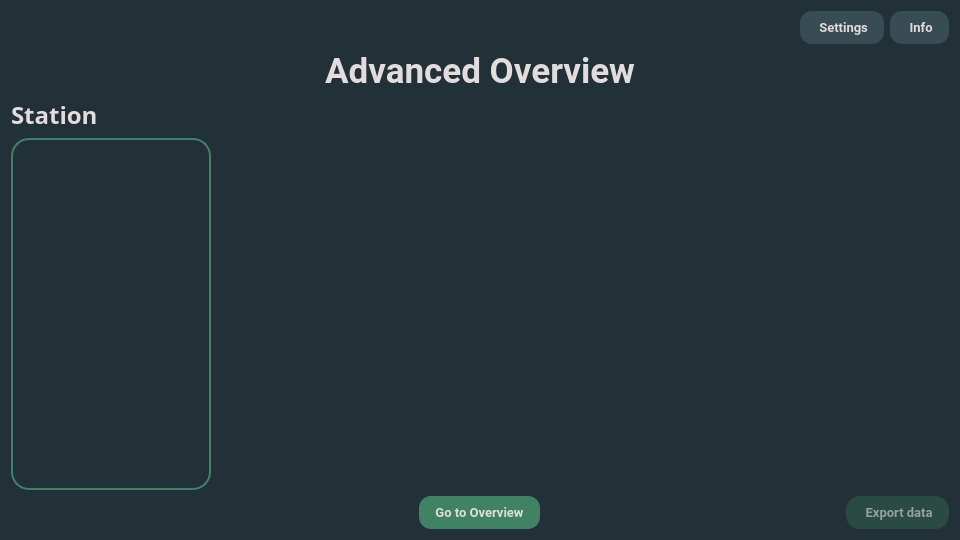
<?xml version="1.0" encoding="UTF-8"?>
<ui version="4.0">
 <class>AdvancedOverviewWidget</class>
 <widget class="QWidget" name="AdvancedOverviewWidget">
  <property name="geometry">
   <rect>
    <x>0</x>
    <y>0</y>
    <width>960</width>
    <height>540</height>
   </rect>
  </property>
  <property name="minimumSize">
   <size>
    <width>960</width>
    <height>540</height>
   </size>
  </property>
  <property name="windowTitle">
   <string>Form</string>
  </property>
  <property name="styleSheet">
   <string notr="true">QWidget#AdvancedOverviewWidget {
	background-color: rgb(34, 48, 56);
}

QPushButton {
	border-radius: 14px;
	padding-left: 16px;
	padding-right: 16px;
	padding-top: 8 px;
	padding-bottom: 8 px;
	color: rgb(226, 220, 220);
	background-color: rgb(56, 76, 83);
    }
</string>
  </property>
  <layout class="QVBoxLayout" name="verticalLayout">
   <item>
    <layout class="QHBoxLayout" name="horizontalLayout">
     <property name="spacing">
      <number>6</number>
     </property>
     <item>
      <spacer name="horizontalSpacer">
       <property name="orientation">
        <enum>Qt::Orientation::Horizontal</enum>
       </property>
       <property name="sizeHint" stdset="0">
        <size>
         <width>40</width>
         <height>20</height>
        </size>
       </property>
      </spacer>
     </item>
     <item>
      <widget class="QPushButton" name="pb_settings">
       <property name="font">
        <font>
         <family>Roboto</family>
         <pointsize>10</pointsize>
         <bold>true</bold>
        </font>
       </property>
       <property name="styleSheet">
        <string notr="true">QPushButton {
	border-radius: 12px;
	padding-left: 16px;
	padding-right: 16px;
	padding-top: 8 px;
	padding-bottom: 8 px;
	color: rgb(226, 220, 220);
	background-color: rgb(56, 76, 83);
    }

QPushButton:hover {
	background-color: rgb(50, 68, 74);
}

QPushButton:pressed {
	
	background-color: rgb(45, 61, 66);
}</string>
       </property>
       <property name="text">
        <string> Settings</string>
       </property>
       <property name="icon">
        <iconset resource="../icons/icons.qrc">
         <normaloff>:/Icons/settings.svg</normaloff>:/Icons/settings.svg</iconset>
       </property>
       <property name="iconSize">
        <size>
         <width>24</width>
         <height>24</height>
        </size>
       </property>
      </widget>
     </item>
     <item>
      <widget class="QPushButton" name="pb_info">
       <property name="font">
        <font>
         <family>Roboto</family>
         <pointsize>10</pointsize>
         <bold>true</bold>
        </font>
       </property>
       <property name="styleSheet">
        <string notr="true">QPushButton {
	border-radius: 12px;
	padding-left: 16px;
	padding-right: 16px;
	padding-top: 8 px;
	padding-bottom: 8 px;
	color: rgb(226, 220, 220);
	background-color: rgb(56, 76, 83);
    }

QPushButton:hover {
	background-color: rgb(50, 68, 74);
}

QPushButton:pressed {
	
	background-color: rgb(45, 61, 66);
}</string>
       </property>
       <property name="text">
        <string> Info</string>
       </property>
       <property name="icon">
        <iconset resource="../icons/icons.qrc">
         <normaloff>:/Icons/info.svg</normaloff>:/Icons/info.svg</iconset>
       </property>
       <property name="iconSize">
        <size>
         <width>24</width>
         <height>24</height>
        </size>
       </property>
      </widget>
     </item>
    </layout>
   </item>
   <item alignment="Qt::AlignmentFlag::AlignHCenter|Qt::AlignmentFlag::AlignTop">
    <widget class="QLabel" name="lb_title">
     <property name="font">
      <font>
       <family>Roboto</family>
       <pointsize>26</pointsize>
       <bold>true</bold>
      </font>
     </property>
     <property name="styleSheet">
      <string notr="true">QLabel#lb_title
{
color: rgb(226, 220, 220);
}</string>
     </property>
     <property name="text">
      <string>Advanced Overview</string>
     </property>
    </widget>
   </item>
   <item>
    <layout class="QHBoxLayout" name="horizontalLayout_4">
     <item>
      <widget class="QLabel" name="lb_station">
       <property name="font">
        <font>
         <family>Vitesco</family>
         <pointsize>18</pointsize>
         <bold>true</bold>
        </font>
       </property>
       <property name="styleSheet">
        <string notr="true">QLabel#lb_station
{
color: rgb(226, 220, 220);
}</string>
       </property>
       <property name="text">
        <string>Station</string>
       </property>
      </widget>
     </item>
     <item>
      <widget class="QLabel" name="lb_message">
       <property name="font">
        <font>
         <family>Roboto</family>
         <pointsize>12</pointsize>
         <italic>false</italic>
         <bold>false</bold>
        </font>
       </property>
       <property name="styleSheet">
        <string notr="true">QLabel {
    color: rgb(226, 220, 220);
    font: 12pt &quot;Roboto&quot;;
}</string>
       </property>
       <property name="text">
        <string/>
       </property>
      </widget>
     </item>
     <item>
      <widget class="QLabel" name="placeholder_2">
       <property name="text">
        <string/>
       </property>
      </widget>
     </item>
    </layout>
   </item>
   <item>
    <layout class="QHBoxLayout" name="horizontalLayout_2">
     <item>
      <widget class="QScrollArea" name="sa_radio_buttons">
       <property name="sizePolicy">
        <sizepolicy hsizetype="MinimumExpanding" vsizetype="Preferred">
         <horstretch>1</horstretch>
         <verstretch>0</verstretch>
        </sizepolicy>
       </property>
       <property name="minimumSize">
        <size>
         <width>200</width>
         <height>300</height>
        </size>
       </property>
       <property name="maximumSize">
        <size>
         <width>200</width>
         <height>16777215</height>
        </size>
       </property>
       <property name="styleSheet">
        <string notr="true">QWidget#sa_contents_buttons {
    background-color: rgb(34, 48, 56);
    border: 2px solid rgb(64, 130, 100);
    border-radius: 18px; /* Set the border radius for rounded corners */
    padding: 5px; /* Add some padding to ensure the contents do not touch the borders */
    margin: 0; /* Remove any default margin */
}

QScrollArea {
	background-color:rgba(0,0,0,0);
	border: none;
}

QRadioButton {
	font: 24pt Roboto;
	color: rgb(190, 190, 190);
    spacing: 12px;
}

QRadioButton::indicator {
    width: 24px;
    height: 24px;
	background-color: rgb(190, 190, 190);
	border-radius: 12px;
}

QRadioButton::indicator:checked {
   background-color: rgb(64, 130, 100);
}

QScrollBar:vertical {
    background-color: rgba(0, 0, 0, 0);
    width: 20px;
    margin: 10px 10px 10px 0px;  /* top right bottom left */
	border-radius: 15px;
}

QScrollBar::handle:vertical {
	background-color: rgb(44, 62, 72);
    border-radius: 5px;
}

QScrollBar::handle:vertical:hover {
   
	background-color: rgb(42, 59, 68);
}

QScrollBar::handle:vertical:pressed {
   background-color: rgb(34, 48, 56)
}

QScrollBar::add-line:vertical,
QScrollBar::sub-line:vertical {
    background-color: rgba(0, 0, 0, 0);
    height: 10px;
    subcontrol-position: top;
    subcontrol-origin: margin;
}

QScrollBar::add-page:vertical,
QScrollBar::sub-page:vertical {
    
	background-color: rgba(0, 0, 0, 0);
}</string>
       </property>
       <property name="widgetResizable">
        <bool>true</bool>
       </property>
       <widget class="QWidget" name="sa_contents_buttons">
        <property name="geometry">
         <rect>
          <x>0</x>
          <y>0</y>
          <width>200</width>
          <height>339</height>
         </rect>
        </property>
        <property name="styleSheet">
         <string notr="true">QWidget &gt; QRadioButton{
padding-left: 12px;
}</string>
        </property>
       </widget>
      </widget>
     </item>
     <item>
      <widget class="QLabel" name="placeholder_plots">
       <property name="sizePolicy">
        <sizepolicy hsizetype="MinimumExpanding" vsizetype="MinimumExpanding">
         <horstretch>0</horstretch>
         <verstretch>0</verstretch>
        </sizepolicy>
       </property>
       <property name="minimumSize">
        <size>
         <width>32</width>
         <height>10</height>
        </size>
       </property>
       <property name="maximumSize">
        <size>
         <width>200</width>
         <height>10</height>
        </size>
       </property>
       <property name="text">
        <string/>
       </property>
      </widget>
     </item>
     <item>
      <widget class="QScrollArea" name="sa_plots">
       <property name="minimumSize">
        <size>
         <width>760</width>
         <height>450</height>
        </size>
       </property>
       <property name="maximumSize">
        <size>
         <width>1700</width>
         <height>700</height>
        </size>
       </property>
       <property name="styleSheet">
        <string notr="true">QWidget#sa_contents_plots {
    background-color: rgb(34, 48, 56);
}

QScrollArea {
    background-color: rgba(0, 0, 0, 0);
    border: none;
}

/* Vertical Scrollbar */
QScrollBar:vertical {
    background-color: rgba(0, 0, 0, 0);
    width: 20px;
    margin: 10px 10px 10px 0px;  /* top right bottom left */
    border-radius: 15px;
}

QScrollBar::handle:vertical {
    background-color: rgb(44, 62, 72);
    border-radius: 5px;
}

QScrollBar::handle:vertical:hover {
    background-color: rgb(42, 59, 68);
}

QScrollBar::handle:vertical:pressed {
    background-color: rgb(34, 48, 56);
}

QScrollBar::add-line:vertical,
QScrollBar::sub-line:vertical {
    background-color: rgba(0, 0, 0, 0);
    height: 10px;
    subcontrol-position: top;
    subcontrol-origin: margin;
}

QScrollBar::add-page:vertical,
QScrollBar::sub-page:vertical {
    background-color: rgba(0, 0, 0, 0);
}

/* Horizontal Scrollbar */
QScrollBar:horizontal {
    background-color: rgba(0, 0, 0, 0);
    height: 20px;
    margin: 0px 10px 10px 10px;  /* top right bottom left */
    border-radius: 15px;
}

QScrollBar::handle:horizontal {
    background-color: rgb(44, 62, 72);
    border-radius: 5px;
}

QScrollBar::handle:horizontal:hover {
    background-color: rgb(42, 59, 68);
}

QScrollBar::handle:horizontal:pressed {
    background-color: rgb(34, 48, 56);
}

QScrollBar::add-line:horizontal,
QScrollBar::sub-line:horizontal {
    background-color: rgba(0, 0, 0, 0);
    width: 10px;
    subcontrol-position: left;
    subcontrol-origin: margin;
}

QScrollBar::add-page:horizontal,
QScrollBar::sub-page:horizontal {
    background-color: rgba(0, 0, 0, 0);
}
</string>
       </property>
       <property name="widgetResizable">
        <bool>true</bool>
       </property>
       <widget class="QWidget" name="sa_contents_plots">
        <property name="geometry">
         <rect>
          <x>0</x>
          <y>0</y>
          <width>760</width>
          <height>450</height>
         </rect>
        </property>
        <property name="styleSheet">
         <string notr="true">QLabel
{
    color: rgb(190, 190, 190);
}</string>
        </property>
        <layout class="QVBoxLayout" name="vb_plots">
         <property name="sizeConstraint">
          <enum>QLayout::SizeConstraint::SetMinAndMaxSize</enum>
         </property>
        </layout>
       </widget>
      </widget>
     </item>
    </layout>
   </item>
   <item>
    <layout class="QHBoxLayout" name="horizontalLayout_3">
     <item alignment="Qt::AlignmentFlag::AlignLeft|Qt::AlignmentFlag::AlignVCenter">
      <widget class="QLabel" name="placeholder">
       <property name="text">
        <string/>
       </property>
      </widget>
     </item>
     <item alignment="Qt::AlignmentFlag::AlignHCenter|Qt::AlignmentFlag::AlignVCenter">
      <widget class="QPushButton" name="pb_overview">
       <property name="font">
        <font>
         <family>Roboto</family>
         <pointsize>10</pointsize>
         <bold>true</bold>
        </font>
       </property>
       <property name="styleSheet">
        <string notr="true">QPushButton {
	border-radius: 12px;
	padding-left: 16px;
	padding-right: 16px;
	padding-top: 8 px;
	padding-bottom: 8 px;
	color: rgb(226, 220, 220);
	background-color: rgb(64, 130, 100);
    }

QPushButton:hover
{
	background-color: rgb(50, 102, 78);
}

QPushButton:pressed
{
	background-color: rgb(42, 85, 65);
}</string>
       </property>
       <property name="text">
        <string>Go to Overview</string>
       </property>
      </widget>
     </item>
     <item alignment="Qt::AlignmentFlag::AlignRight|Qt::AlignmentFlag::AlignVCenter">
      <widget class="QPushButton" name="pb_export">
       <property name="enabled">
        <bool>false</bool>
       </property>
       <property name="font">
        <font>
         <family>Roboto</family>
         <pointsize>10</pointsize>
         <bold>true</bold>
        </font>
       </property>
       <property name="styleSheet">
        <string notr="true">QPushButton:Enabled{
	background-color: rgb(64, 130, 100);
	color: rgb(226, 220, 220);
}
QPushButton:Disabled{
	background-color: rgba(46, 93, 71,150);
	color: rgba(226, 220, 220, 150);
}

QPushButton:hover
{
	background-color: rgb(50, 102, 78);
}

QPushButton:pressed
{
	background-color: rgb(42, 85, 65);
}</string>
       </property>
       <property name="text">
        <string> Export data</string>
       </property>
       <property name="icon">
        <iconset resource="../icons/icons.qrc">
         <normaloff>:/Icons/download.svg</normaloff>
         <disabledoff>:/Icons/download_disabled.svg</disabledoff>:/Icons/download.svg</iconset>
       </property>
       <property name="iconSize">
        <size>
         <width>24</width>
         <height>24</height>
        </size>
       </property>
      </widget>
     </item>
    </layout>
   </item>
  </layout>
 </widget>
 <resources>
  <include location="../icons/icons.qrc"/>
 </resources>
 <connections/>
</ui>
